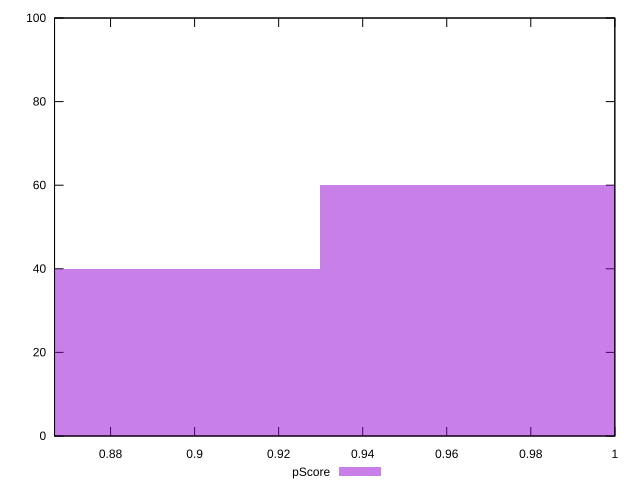

The gnuplot source for this figure:
reset

$pScore <<EOF
1.0014705848146563 60
0.8584033584125625 40
EOF

set key outside below
set boxwidth 0.14306722640209377
set xrange [0.8666666666666667:1]
set yrange [0:100]
set trange [0:100]
set style fill transparent solid 0.5 noborder
set terminal svg size 640, 490 enhanced background rgb 'white'
set output "report_00013_2021-02-09T12-04-24.940Z/unminified-css/samples/pages/pScore/histogram.svg"

plot $pScore title "pScore" with boxes

reset
